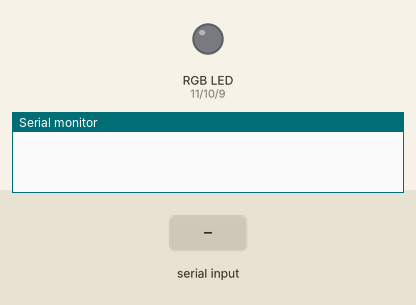
The sketch below on a simulated Arduino Uno, built with avr-gcc and run on an emulated ATmega328P. Parts: an RGB LED mixed from three pins (HIGH = lit), the last lines printed to the serial monitor. Inputs (shaded band) come from the test bench.

Above: at 1.2 s.
1.3 s: "r" received over Serial
At 2.5 s:
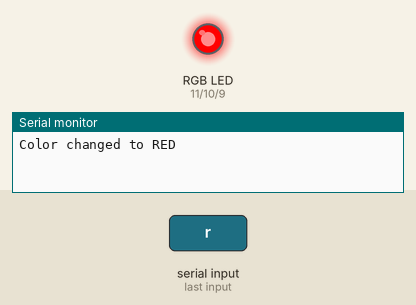
2.8 s: "g" received over Serial
At 3.8 s:
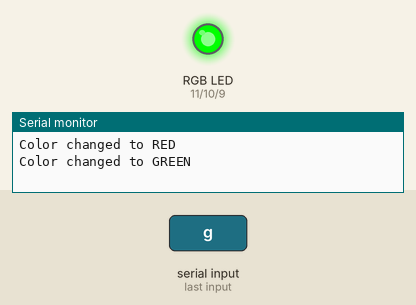
4.3 s: "b" received over Serial
At 4.9 s:
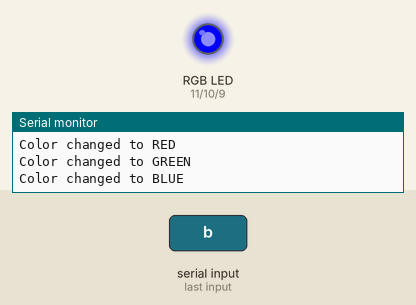
Timing chart, 0 to 7.3 s (numbered marks = the images above; inputs shaded):
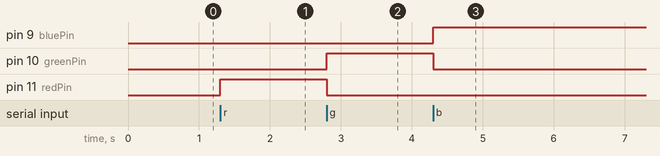

The sketch:

Version_2_Python-Driven_RGB_LED_Control.ino
```cpp
const int redPin = 11;
const int greenPin = 10;
const int bluePin = 9;

void setup() {
  pinMode(redPin, OUTPUT);
  pinMode(greenPin, OUTPUT);
  pinMode(bluePin, OUTPUT);
  Serial.begin(9600);
}

void loop() {
  if (Serial.available() > 0) {
    char command = Serial.read();
    switch(command) {
      case 'r':
        setColor(255, 0, 0); // Czerwony
        Serial.println("Color changed to RED");
        break;
      case 'g':
        setColor(0, 255, 0); // Zielony
        Serial.println("Color changed to GREEN");
        break;
      case 'b':
        setColor(0, 0, 255); // Niebieski
        Serial.println("Color changed to BLUE");
        break;
      case 'c':
        setColor(0, 0, 0); // Wyłącz diodę
        Serial.println("LED is OFF");
        break;
      default:
        Serial.println("Unknown command");
        break;
    }
  }
}

void setColor(int red, int green, int blue) {
  analogWrite(redPin, red);
  analogWrite(greenPin, green);
  analogWrite(bluePin, blue);
}
```

Measured:
- after the input at 1.3 s, pin 11 (redPin): LOW → HIGH at once
- after the input at 2.8 s, pin 10 (greenPin): LOW → HIGH at once; pin 11 (redPin): HIGH → LOW at once
- after the input at 4.3 s, pin 9 (bluePin): LOW → HIGH at once; pin 10 (greenPin): HIGH → LOW at once
